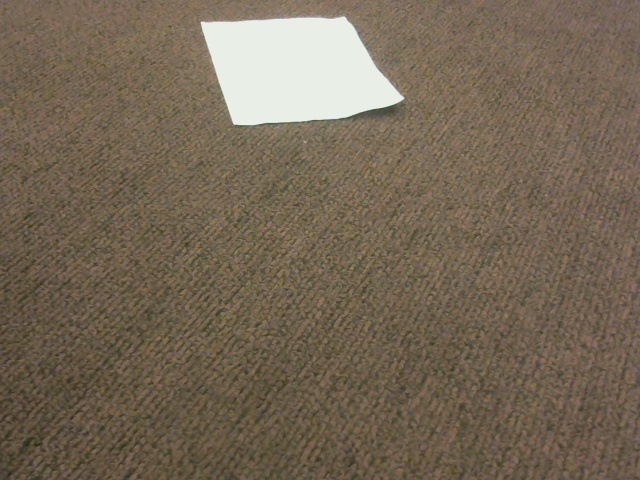
#> input picture Backend/sample1.jpg, 640 x 480 px, given in place of the camera
$ python CapturePic.py   (Python 2 division)
#> lines starting #> are read from the running program, lines starting #| are printed output that depends on the picture; after the words box and inside, x2 and y2 are one past the last pixel; in counts of white or black regions, pixels touching at a corner belong together
import cv2
import numpy as np

cap = cv2.VideoCapture(0)
count=0
while(True):
    # Capture frame-by-frame
    ret, frame = cap.read()
#> frame is the input picture: shape (480, 640, 3); mean B, G, R 85.5, 103.8, 117.3

    # Our operations on the frame come here
    gray = cv2.cvtColor(frame, cv2.COLOR_BGR2GRAY)
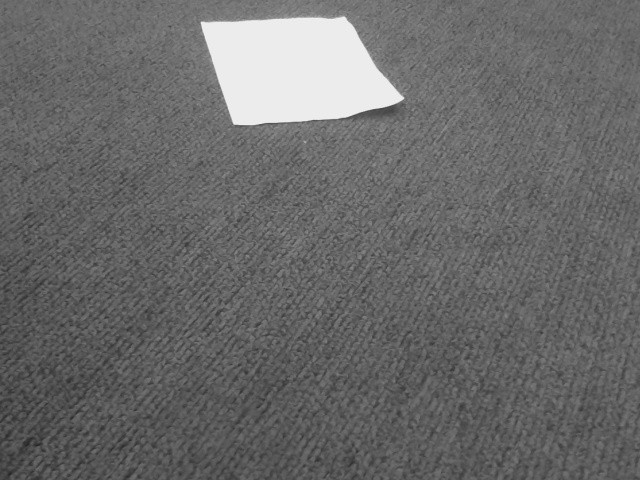
#> gray: shape (480, 640); min 34, max 242, mean 105.8

    corners = cv2.goodFeaturesToTrack(gray,4,0.01,10)
#> corners = [[201, 22], [403, 98], [234, 124], [305, 142]]
    corners = np.int0(corners)
    for i in corners:
        x,y = i.ravel()
        cv2.circle(frame,(x,y),5,(0,0,255),-1)
#> this loop made 4 passes
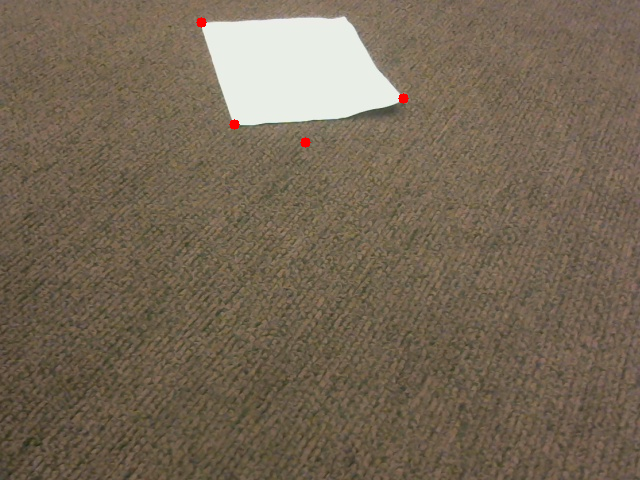
#> frame: shape (480, 640, 3); 0.11% of pixels changed, all inside (x1, y1, x2, y2) = (196, 17, 409, 148)

    edges = cv2.Canny(frame,100,200)
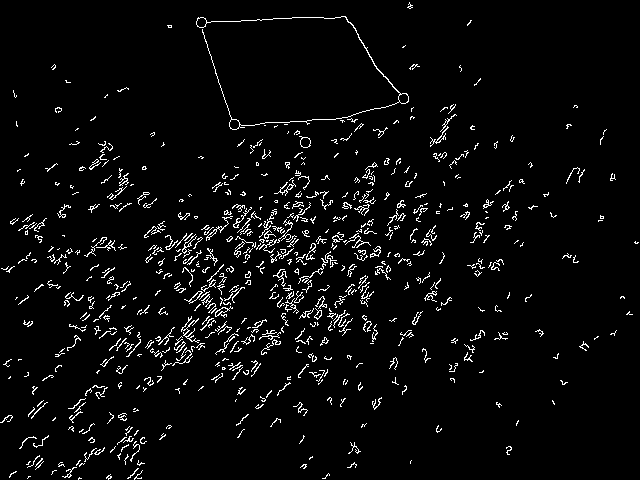
#> edges: shape (480, 640); 4% white in thin lines or dots


    # Display the resulting frame
    cv2.imshow('frame',edges)
    keypressed=cv2.waitKey(1) & 0xFF
#> (key q is pressed here)
    if keypressed == ord('q'):
        break
    elif keypressed == ord('t'):
        count=count+1
        filename = "/Users/YingnanWang/Desktop/test%d.png"%count
        print filename
        cv2.imwrite(filename,frame)

# When everything done, release the ccapture
cap.release()
cv2.destroyAllWindows()

$ run again, on Backend/sample2.jpg
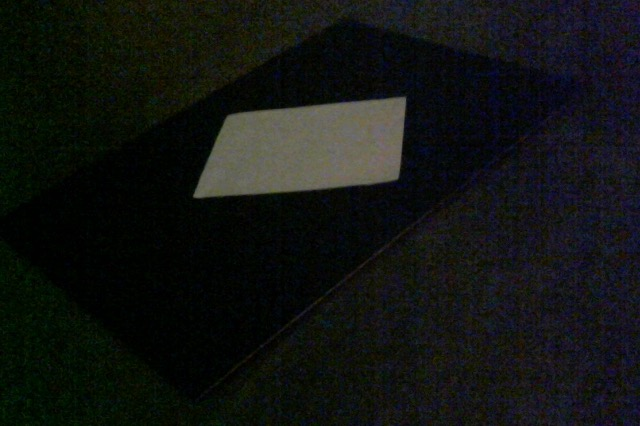
#> input picture Backend/sample2.jpg, 640 x 426 px, given in place of the camera
#> frame is the input picture: shape (426, 640, 3); mean B, G, R 18, 20, 17.7
#> corners = [[194, 196], [404, 98], [397, 178], [260, 346]]
#> the loop `for i in corners:` made 4 passes
#> after the loop `for i in corners:`:
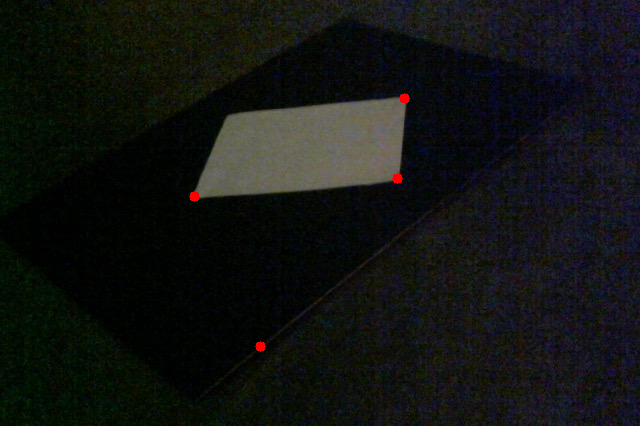
#> frame: shape (426, 640, 3); 0.12% of pixels changed, all inside (x1, y1, x2, y2) = (189, 93, 410, 352)
#> `edges = cv2.Canny(frame,100,200)`:
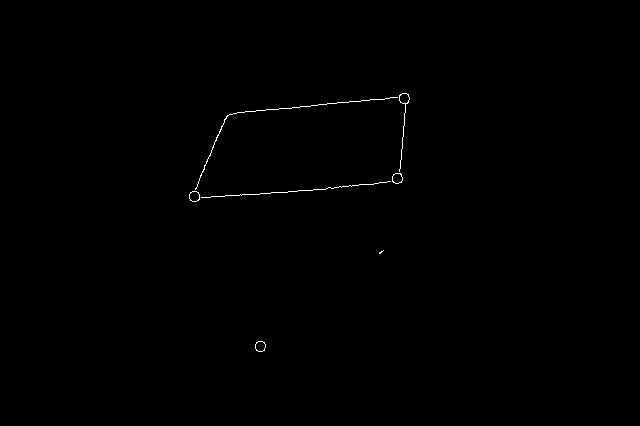
#> edges: shape (426, 640); 0.24% white in thin lines or dots, all inside (x1, y1, x2, y2) = (189, 93, 410, 352)

$ run again, on Backend/sample2.jpg_corners.jpg
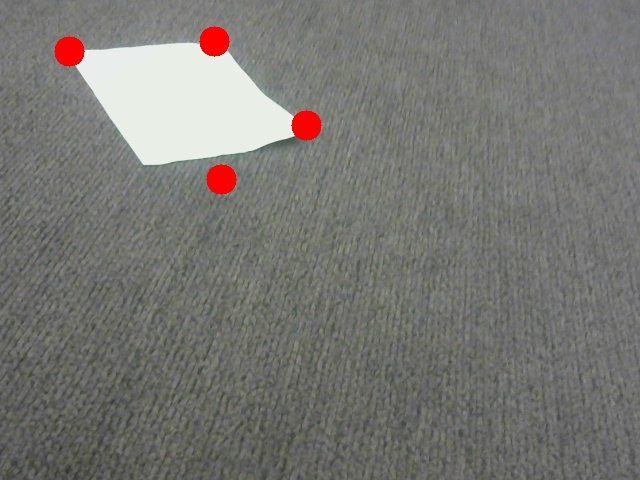
#> input picture Backend/sample2.jpg_corners.jpg, 640 x 480 px, given in place of the camera
#> frame is the input picture: shape (480, 640, 3); mean B, G, R 115, 119.2, 120
#> corners = [[293, 135], [85, 50], [76, 66], [227, 51]]
#> the loop `for i in corners:` made 4 passes
#> after the loop `for i in corners:`:
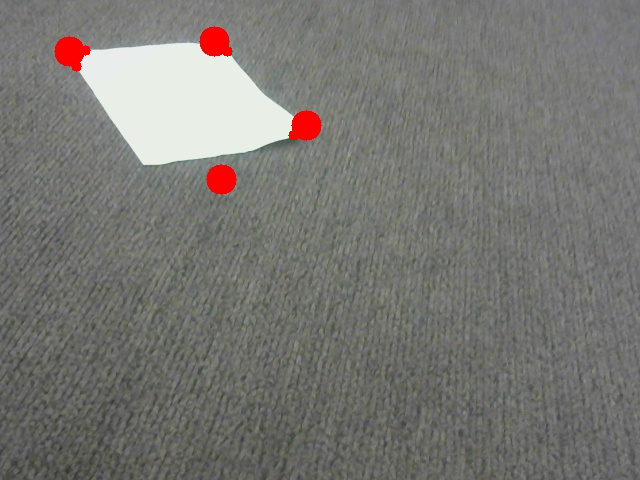
#> frame: shape (480, 640, 3); 0.11% of pixels changed, all inside (x1, y1, x2, y2) = (71, 45, 299, 141)
#> `edges = cv2.Canny(frame,100,200)`:
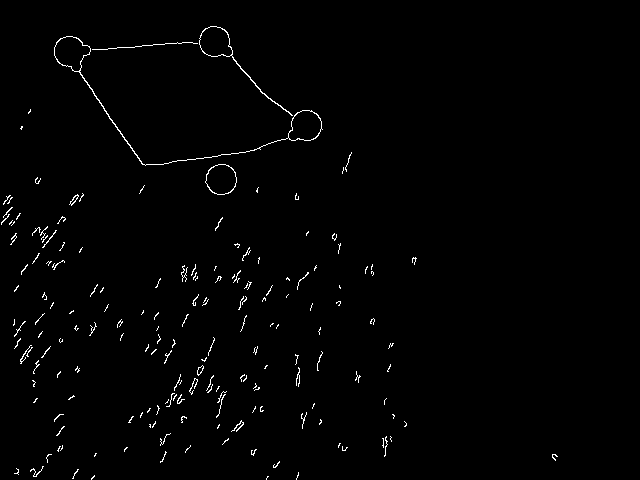
#> edges: shape (480, 640); 1.1% white in thin lines or dots, all inside (x1, y1, x2, y2) = (1, 26, 558, 480)

$ run again, on Backend/sample2.jpgcorners.jpg
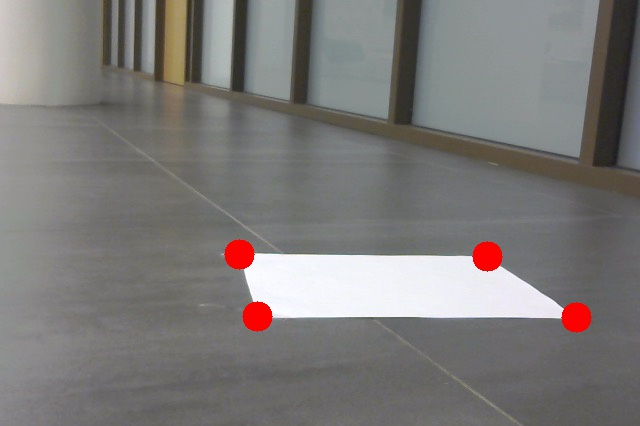
#> input picture Backend/sample2.jpgcorners.jpg, 640 x 426 px, given in place of the camera
#> frame is the input picture: shape (426, 640, 3); mean B, G, R 120.3, 121.8, 124.1
#> corners = [[563, 308], [255, 253], [253, 300], [560, 318]]
#> the loop `for i in corners:` made 4 passes
#> after the loop `for i in corners:`:
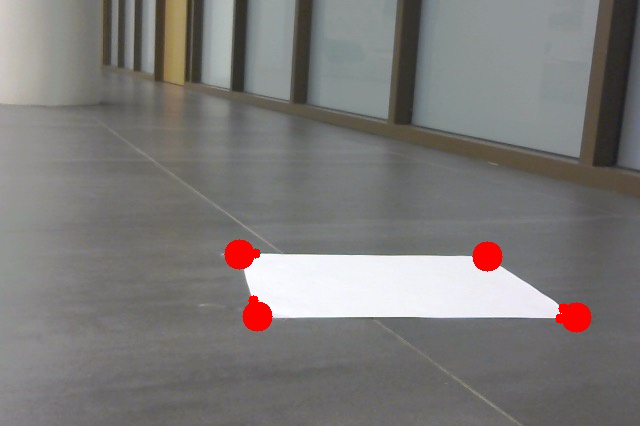
#> frame: shape (426, 640, 3); 0.12% of pixels changed, all inside (x1, y1, x2, y2) = (248, 248, 569, 324)
#> `edges = cv2.Canny(frame,100,200)`:
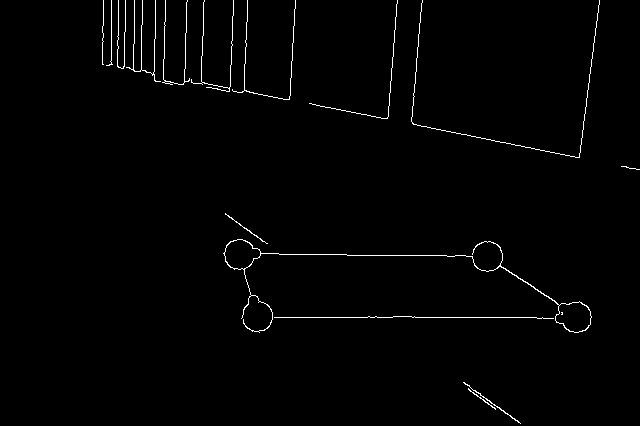
#> edges: shape (426, 640); 1.2% white in thin lines or dots, all inside (x1, y1, x2, y2) = (102, 0, 640, 424)
